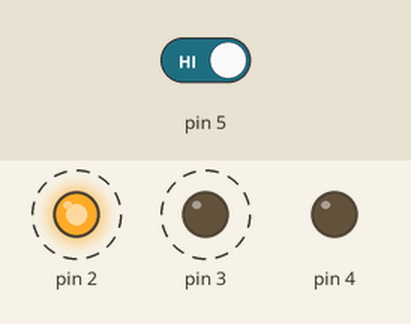
Recording of a sketch running on a simulated Arduino Uno, built with avr-gcc and run on an emulated ATmega328P. Parts: output pins drawn as LEDs (lit = HIGH). Dashed ring = blinking. The test bench sets the inputs (shaded band); at power-on: pin 5 HIGH.

Above: at 2.85 s.
2.9 s: pin 5 driven LOW
At 3.8 s:
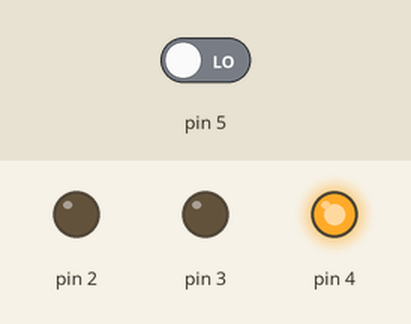
4.5 s: pin 5 driven HIGH
At 4.65 s:
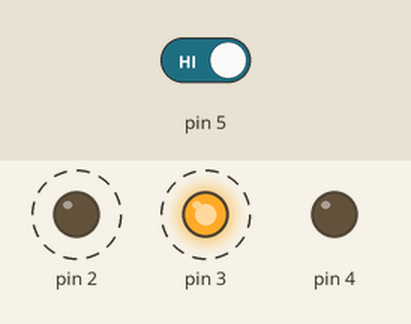
Timing chart, 0 to 14.0 s (numbered marks = the images above; inputs shaded):
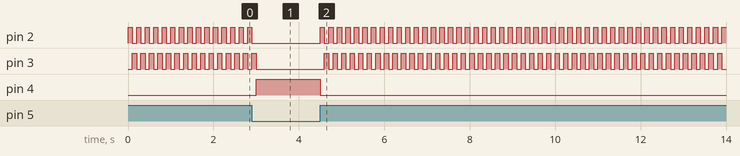

Measured:
- after the input at 2.9 s, pin 2: goes on until 2.9 s, then stays LOW; pin 3: goes on until 3.0 s, then stays LOW; pin 4: LOW → HIGH after 0.10 s
- after the input at 4.5 s, pin 2: alternates HIGH for 0.10 s and LOW for 0.10 s, starting at once; pin 3: alternates HIGH for 0.10 s and LOW for 0.10 s, starting after 0.10 s; pin 4: HIGH → LOW at once
- by itself, pin 2, pin 3: alternates HIGH for 0.10 s and LOW for 0.10 s

The sketch:

Stripboard_1.ino
```cpp
  int switchState = 0;

void setup() {
  // put your setup code here, to run once:

  pinMode(2, OUTPUT);
  pinMode(3, OUTPUT);
  pinMode(4, OUTPUT);
  pinMode(5, INPUT);

}

void loop() {
  // put your main code here, to run repeatedly:

  switchState = digitalRead(5);

  if (switchState == LOW) {
    //If the button is not pressed

  digitalWrite(4, HIGH); //Big LED
  digitalWrite(3, LOW);  //Little LED 1
  digitalWrite(2, LOW);  //Little LED 2
  }

  else {
    //If the button is pressed

  for(int x = 0; x<5; x++) {   //'for' loop which causes the flashing to repeat 5 times after pressing

  digitalWrite(4, LOW); //Big LED
  digitalWrite(3, LOW);  //Little LED 1
  digitalWrite(2, HIGH);  //Little LED 2

  delay(100); //Wait for a quarter second

  //Toggle the LEDs
  digitalWrite(3, HIGH); //Little LED 1
  digitalWrite(2, LOW); //Little LED 2

  delay(100); //Wait for a quarter second

  }
  }
}  //Go back to the beginning of the loop()
```
